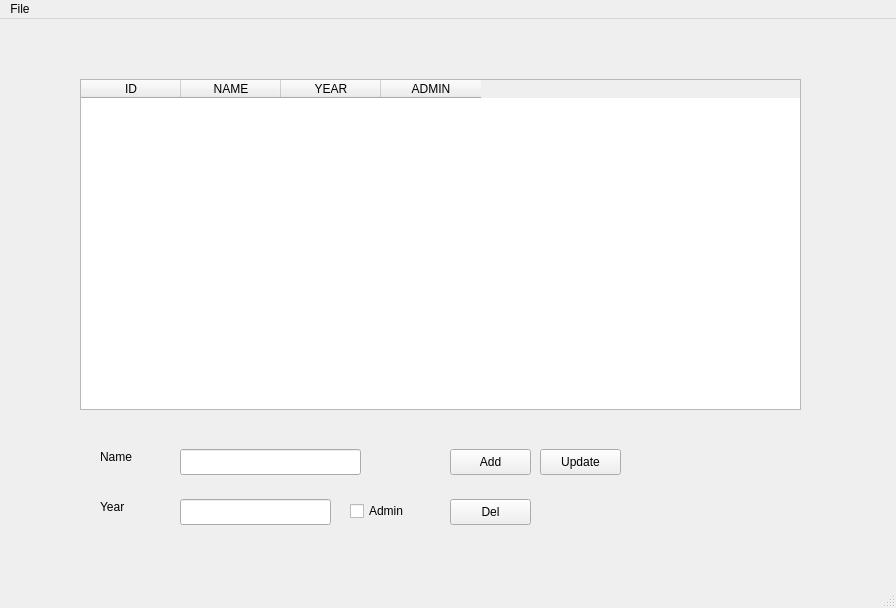
<?xml version="1.0" encoding="UTF-8"?>
<ui version="4.0">
 <class>MainWindow</class>
 <widget class="QMainWindow" name="MainWindow">
  <property name="geometry">
   <rect>
    <x>0</x>
    <y>0</y>
    <width>896</width>
    <height>608</height>
   </rect>
  </property>
  <property name="windowTitle">
   <string>MainWindow</string>
  </property>
  <widget class="QWidget" name="centralwidget">
   <widget class="QTableWidget" name="tableWidget">
    <property name="geometry">
     <rect>
      <x>80</x>
      <y>60</y>
      <width>721</width>
      <height>331</height>
     </rect>
    </property>
    <column>
     <property name="text">
      <string>ID</string>
     </property>
    </column>
    <column>
     <property name="text">
      <string>NAME</string>
     </property>
    </column>
    <column>
     <property name="text">
      <string>YEAR</string>
     </property>
    </column>
    <column>
     <property name="text">
      <string>ADMIN</string>
     </property>
    </column>
   </widget>
   <widget class="QPushButton" name="pushButton">
    <property name="geometry">
     <rect>
      <x>450</x>
      <y>430</y>
      <width>81</width>
      <height>26</height>
     </rect>
    </property>
    <property name="text">
     <string>Add</string>
    </property>
   </widget>
   <widget class="QPushButton" name="pushButton_2">
    <property name="geometry">
     <rect>
      <x>540</x>
      <y>430</y>
      <width>81</width>
      <height>26</height>
     </rect>
    </property>
    <property name="text">
     <string>Update</string>
    </property>
   </widget>
   <widget class="QPushButton" name="pushButton_3">
    <property name="geometry">
     <rect>
      <x>450</x>
      <y>480</y>
      <width>81</width>
      <height>26</height>
     </rect>
    </property>
    <property name="text">
     <string>Del</string>
    </property>
   </widget>
   <widget class="QCheckBox" name="checkBox">
    <property name="geometry">
     <rect>
      <x>350</x>
      <y>480</y>
      <width>84</width>
      <height>24</height>
     </rect>
    </property>
    <property name="text">
     <string>Admin</string>
    </property>
   </widget>
   <widget class="QLineEdit" name="lineEdit">
    <property name="geometry">
     <rect>
      <x>180</x>
      <y>430</y>
      <width>181</width>
      <height>26</height>
     </rect>
    </property>
   </widget>
   <widget class="QLineEdit" name="lineEdit_2">
    <property name="geometry">
     <rect>
      <x>180</x>
      <y>480</y>
      <width>151</width>
      <height>26</height>
     </rect>
    </property>
   </widget>
   <widget class="QLabel" name="label">
    <property name="geometry">
     <rect>
      <x>100</x>
      <y>430</y>
      <width>49</width>
      <height>16</height>
     </rect>
    </property>
    <property name="text">
     <string>Name</string>
    </property>
   </widget>
   <widget class="QLabel" name="label_2">
    <property name="geometry">
     <rect>
      <x>100</x>
      <y>480</y>
      <width>49</width>
      <height>16</height>
     </rect>
    </property>
    <property name="text">
     <string>Year</string>
    </property>
   </widget>
   <zorder>tableWidget</zorder>
   <zorder>pushButton</zorder>
   <zorder>pushButton_2</zorder>
   <zorder>checkBox</zorder>
   <zorder>pushButton_3</zorder>
   <zorder>lineEdit</zorder>
   <zorder>lineEdit_2</zorder>
   <zorder>label</zorder>
   <zorder>label_2</zorder>
  </widget>
  <widget class="QMenuBar" name="menubar">
   <property name="geometry">
    <rect>
     <x>0</x>
     <y>0</y>
     <width>896</width>
     <height>33</height>
    </rect>
   </property>
   <widget class="QMenu" name="menuFile">
    <property name="title">
     <string>File</string>
    </property>
    <addaction name="actionopen"/>
    <addaction name="actionNew"/>
    <addaction name="actionExit"/>
   </widget>
   <addaction name="menuFile"/>
  </widget>
  <widget class="QStatusBar" name="statusbar"/>
  <action name="actionopen">
   <property name="text">
    <string>Open</string>
   </property>
  </action>
  <action name="actionNew">
   <property name="text">
    <string>New</string>
   </property>
  </action>
  <action name="actionExit">
   <property name="text">
    <string>Exit</string>
   </property>
  </action>
 </widget>
 <resources/>
 <connections/>
</ui>
